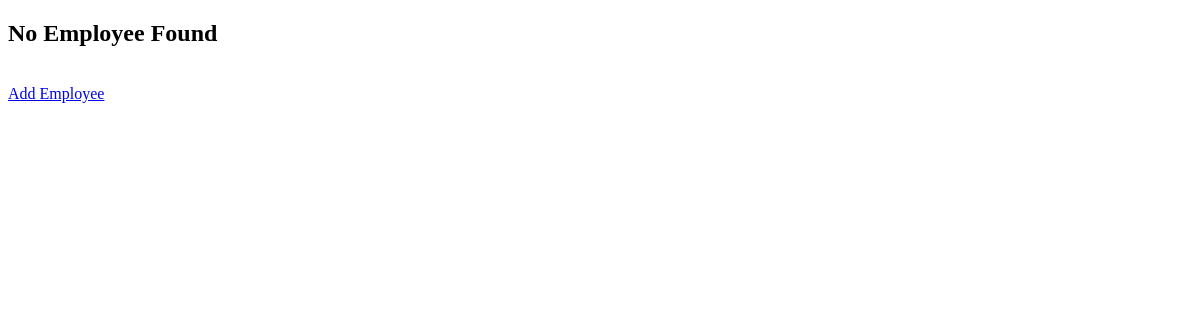
The app's page /employee-list/, older data.
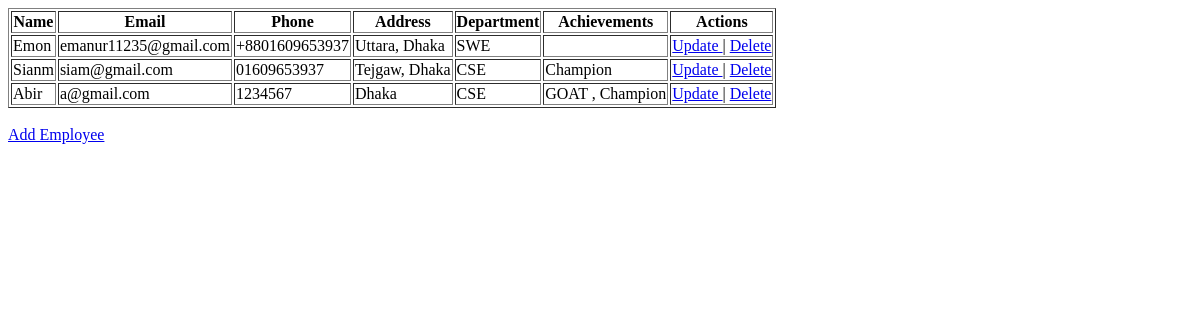
The same page, newer data.
### employee_app/models.py (models this page shows, shortened)
class Employee(models.Model):
    name = models.CharField(max_length = 100)
    email = models.EmailField(unique = True)
    phone = models.CharField(max_length = 15)
    address = models.TextField(blank = True)
    department = models.ForeignKey(Department, on_delete = models.CASCADE)
    achievements = models.ManyToManyField(Achievement, through = "AchievementEmployee")

class Department(models.Model):
    name = models.CharField(max_length = 100, unique = True)
    def __str__(self):
        return self.name

class Achievement(models.Model):
    name = models.CharField(max_length = 100, unique = True)

### employee_app/views.py (the view)
# urls.py: path('employee-list/', views.employees_list, name = 'employee-list'),
def employees_list(request):
    employees = Employee.objects.all()
    return render(request, 'employee_app/employee_list.html', context = {'employees': employees})

### templates/employee_app/employee_list.html (shortened to what this page needs)
<!DOCTYPE html>
<html lang="en">
<head>
</head>
<body>
    {% if employees %}
        <table border=1px>
            <tr>
                <th>Name</th>
                <th>Email</th>
                <th>Phone</th>
                <th>Address</th>
                <th>Department</th>
                <th>Achievements</th>
                <th> Actions </th>
            </tr>
            {% for employee in employees %}
            <tr>
                <td>{{ employee.name }}</td>
                <td>{{ employee.email }}</td>
                <td>{{ employee.phone }}</td>
                <td>{{ employee.address }}</td>
                <td>{{ employee.department }}</td>
                <td>
                    {% for ach in employee.achievements.all %}
                        {{ ach.name }} {% if not forloop.last %}, {% endif %}
                    {% endfor %}
                </td>
                <td> <a href="{% url 'update-employee' employee.id %}"> Update </a> | <a href="{% url 'delete-employee' employee.id %}"> Delete </a> </td>
            </tr>
            {% endfor %}
        </table>
    {% else %}
        <h2>No Employee Found</h2>
    {% endif %}
    <br>
    <a href="{% url 'add-employee' %}">Add Employee</a>
</body>
</html>

Row changes from the older to the newer data that the page shows:
added Employee: name "Emon", email "emanur11235@gmail.com", phone "+8801609653937", address "Uttara, Dhaka", department "SWE"
added Employee: name "Sianm", email "siam@gmail.com", phone "01609653937", address "Tejgaw, Dhaka", department "CSE"
added Achievement: name "Champion"
added Employee: name "Abir", email "a@gmail.com", phone "1234567", address "Dhaka", department "CSE"
added Achievement: name "GOAT", shown under "Abir"
Text that changed along with them:
text no longer shown: "No Employee Found"
text now shown: "Name Email Phone Address Department Achievements Actions"
